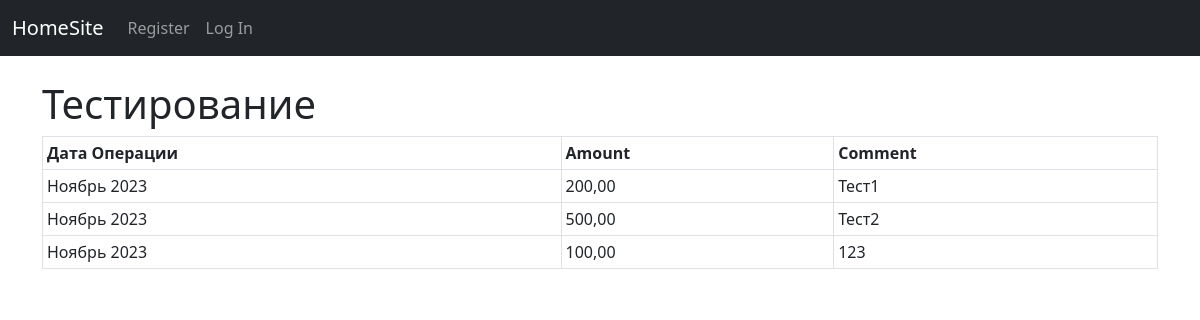
Before: /budget/details/2 with the older database file.
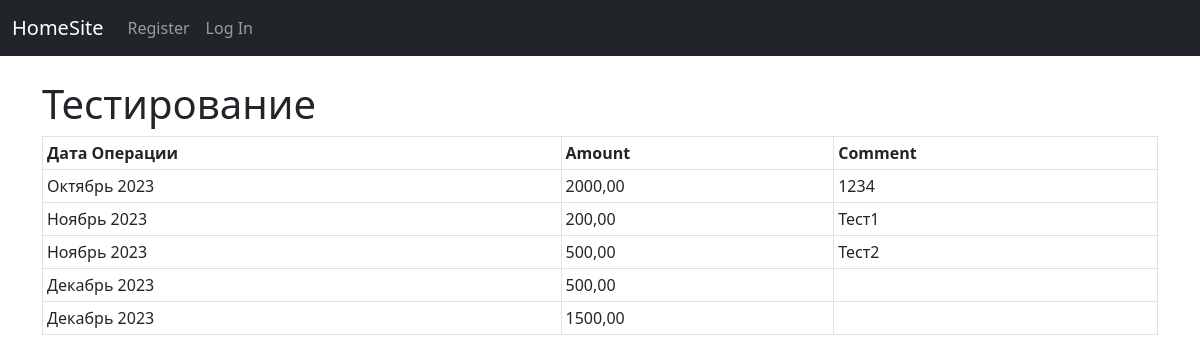
After: the same page with the newer database file.
### budget/models.py (models this page shows, shortened)
class Operation(models.Model):
    operation_date = models.DateField(auto_now=False, auto_now_add=False)
    category = models.ForeignKey(Category, on_delete=models.PROTECT)
    detalisation = models.JSONField(null=True)
    amount = models.DecimalField(decimal_places=2, max_digits=8)
    comment = models.CharField(max_length=250, null=True)

### budget/views.py (the view)
# urls.py: path("details/<int:category_id>", views.detail_category, name="detail_category"),
def detail_category(request, category_id):
    category = get_object_or_404(Category, pk=category_id)
    operations = (
        Operation.objects.all().filter(category=category_id).order_by("operation_date")
    )
    return render(
        request,
        "budget/category_detail.html",
        {"category": category, "operations": operations},
    )

### budget/templates/budget/category_detail.html (shortened to what this page needs)
{% extends 'base/index.html' %}
{% block navbar %}
    {% include "budget/navbar.html" %}
{% endblock navbar%}
{% block content %}
    <h1> {{category.name}} </h1>
    <table class="table table-bordered table-hover table-sm">
        <tr>
            <th> Дата Операции </th>
            <th> Amount </th>
            <th> Comment </th>
        </tr>
    {% for operation in operations %}
        <tr>
            <td>{{ operation.operation_date|date:'F Y'}} </td>
            <td>{{ operation.amount}} </td>
            <td>{{ operation.comment}} </td>
        </tr>
    {% endfor %}
    </table>
{% endblock content %}

Changed rows visible on the page:
removed Operation: operation_date "Ноябрь 2023", amount "100,00", comment "123"
added Operation: operation_date "Октябрь 2023", amount "2000,00", comment "1234"
added Operation: operation_date "Декабрь 2023", amount "500,00"
added Operation: operation_date "Декабрь 2023", amount "1500,00"
